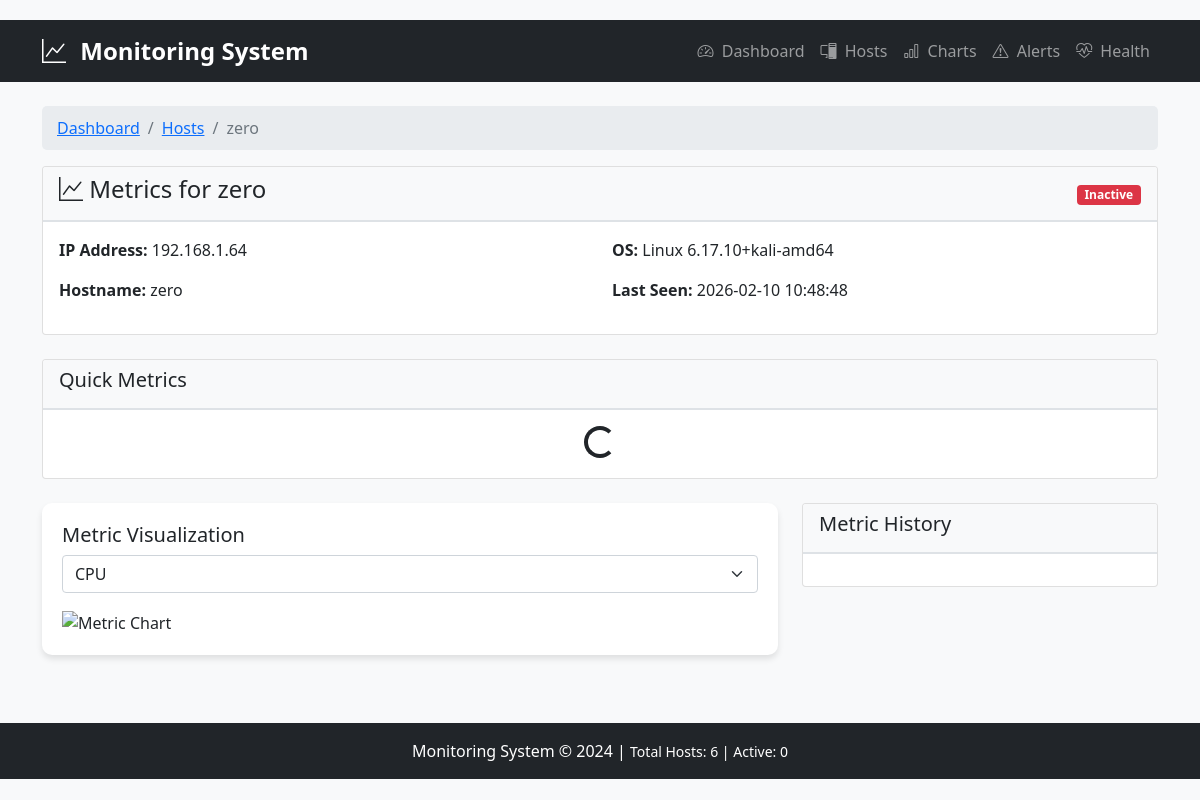
Screenshot of /metrics/1 with the database file from the repository.
### models.py (models this page shows, shortened)
class Host(db.Model):
    id = db.Column(db.Integer, primary_key=True)
    name = db.Column(db.String(100), nullable=False)
    ip_address = db.Column(db.String(15), nullable=False)
    hostname = db.Column(db.String(100))
    os = db.Column(db.String(50))
    is_active = db.Column(db.Boolean, default=True)
    last_seen = db.Column(db.DateTime, default=datetime.utcnow)
    created_at = db.Column(db.DateTime, default=datetime.utcnow)
    metrics = db.relationship('Metric', back_populates='host_obj', lazy=True, cascade='all, delete-orphan')

### app.py (the view)
@app.route('/metrics/<int:host_id>')
def metrics_page(host_id):
    host = Host.query.get_or_404(host_id)
    metric_types = db.session.query(Metric.metric_type).filter(
        Metric.host_id == host_id
    ).distinct().all()
    metric_types = [m[0] for m in metric_types]
    return render_template('metrics.html',
                           host=host,
                           metric_types=metric_types)

### templates/metrics.html (shortened to what this page needs)
{% extends "base.html" %}
{% block content %}
<div class="row mb-4">
    <div class="col-12">
        <nav aria-label="breadcrumb">
            <ol class="breadcrumb">
                <li class="breadcrumb-item"><a href="/">Dashboard</a></li>
                <li class="breadcrumb-item"><a href="/hosts">Hosts</a></li>
                <li class="breadcrumb-item active">{{ host.name }}</li>
            </ol>
        </nav>
        <div class="card">
            <div class="card-header d-flex justify-content-between align-items-center">
                <h4><i class="bi bi-graph-up"></i> Metrics for {{ host.name }}</h4>
                <div>
                    <span class="badge {% if host.is_active %}bg-success{% else %}bg-danger{% endif %}">
                        {% if host.is_active %}Active{% else %}Inactive{% endif %}
                    </span>
                </div>
            </div>
            <div class="card-body">
                <div class="row">
                    <div class="col-md-6">
                        <p><strong>IP Address:</strong> {{ host.ip_address }}</p>
                        <p><strong>Hostname:</strong> {{ host.hostname or 'N/A' }}</p>
                    </div>
                    <div class="col-md-6">
                        <p><strong>OS:</strong> {{ host.os or 'Unknown' }}</p>
                        <p><strong>Last Seen:</strong> {{ host.last_seen.strftime('%Y-%m-%d %H:%M:%S') }}</p>
                    </div>
                </div>
            </div>
        </div>
    </div>
</div>
<div class="row mb-4">
    <div class="col-12">
        <div class="card">
            <div class="card-header">
                <h5>Quick Metrics</h5>
            </div>
            <div class="card-body">
                <div class="row" id="quickMetrics">
                    <div class="col text-center">
                        <div class="spinner-border" role="status">
                        </div>
                    </div>
                </div>
            </div>
        </div>
    </div>
</div>
<div class="row">
    <div class="col-md-8">
        <div class="chart-container">
            <h5>Metric Visualization</h5>
            <div class="mb-3">
                <select id="metricType" class="form-select">
                    {% for type in metric_types %}
                    <option value="{{ type }}">{{ type|upper }}</option>
                    {% endfor %}
                </select>
            </div>
            <div>
                <img id="metricChart" src="" class="img-fluid" alt="Metric Chart">
            </div>
        </div>
    </div>
    <div class="col-md-4">
        <div class="card">
            <div class="card-header">
                <h5>Metric History</h5>
            </div>
            <div class="card-body">
            </div>
        </div>
    </div>
</div>
{% endblock %}

### templates/base.html (style rules this page uses)
body { padding-top: 20px; background-color: #f8f9fa; font-family: 'Segoe UI', Tahoma, Geneva, Verdana, sans-serif; }
.chart-container { background: white; border-radius: 10px; padding: 20px; margin-bottom: 20px; box-shadow: 0 4px 6px rgba(0,0,0,0.1); }
.breadcrumb { background-color: #e9ecef; border-radius: 5px; padding: 10px 15px; }
.card-header { background-color: #f8f9fa; border-bottom: 2px solid #dee2e6; font-weight: 600; }

### rows the page displays
Host: name "zero", ip_address "192.168.1.64", hostname "zero", os "Linux 6.17.10+kali-amd64", last_seen "2026-02-10 10:48:48"

### other values shown
form field value "CPU"
